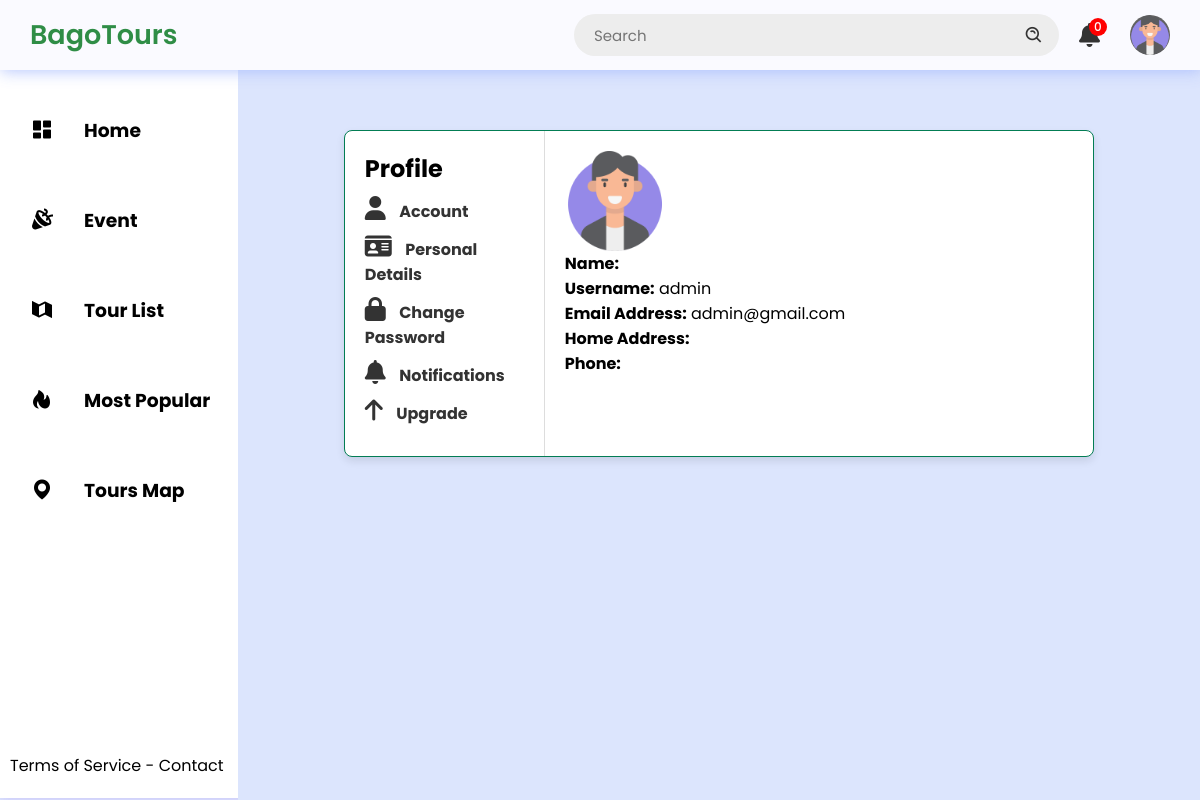
The app's page /manage-acc.php (signed in) with its own data.
### tables this page shows
CREATE TABLE `users` (
  `id` int(50) NOT NULL,
  `profile_picture` varchar(200) DEFAULT NULL,
  `name` varchar(100) NOT NULL,
  `username` varchar(200) DEFAULT NULL,
  `password` varchar(200) DEFAULT NULL,
  `email` varchar(200) DEFAULT NULL,
  `phone_number` varchar(50) DEFAULT NULL,
  `home_address` varchar(200) NOT NULL,
  `role` varchar(200) DEFAULT NULL,
  `device_id` varchar(255) NOT NULL,
  `date_created` timestamp NOT NULL DEFAULT current_timestamp()
);

### func/user_func.php (called while the page is built, shortened)
<?php
function getUserById($conn, $id)
{
    $stmt = $conn->prepare("SELECT * FROM users WHERE id = :id");
    $stmt->bindParam(":id", $id, PDO::PARAM_INT);
    $stmt->execute();
    return $stmt->fetch(PDO::FETCH_ASSOC);
}

### manage-acc.php (the view, shortened to what this page needs)
<?php
require_once 'func/user_func.php';
require_once 'include/db_conn.php';
$user_id = $_SESSION['user_id'] ?? 0;
$user = getUserById($conn, $user_id);
?>
<head>
    <link rel="stylesheet" href="user.css">
    <link rel="stylesheet" href="assets/css/login.css">
</head>
<body>
    <?php include('nav/topnav.php'); ?>
    <div class="main-container">
        <?php include('nav/sidenav.php'); ?>
        <div class="main">
            <div class="container">
                <div class="editUser">
                    <h2>Profile</h2>
                    <ul>
                        <li><a href="#" data-section="Account"><i class="fas fa-user"></i> Account</a></li>
                        <li><a href="#" data-section="personalDetails"><i class="fas fa-id-card"></i> Personal
                                Details</a></li>
                        <li><a href="#" data-section="changepassword"><i class="fas fa-lock"></i> Change Password</a>
                        </li>
                        <li><a href="#" data-section="notifications"><i class="fas fa-bell"></i> Notifications</a></li>
                        <li><a href="#" data-section="upgrade"><i class="fas fa-arrow-up"></i> Upgrade</a></li>
                    </ul>
                </div>
                <aside>
                    <div class="Account">
                        <?php if (!empty($user)) { ?>
                            <img src="upload/Profile Pictures/<?php echo htmlspecialchars($user['profile_picture'], ENT_QUOTES); ?>"
                                alt="Profile Preview" style="width:100px;">
                            <p><strong>Name:</strong> <?php echo htmlspecialchars($user['name'], ENT_QUOTES); ?></p>
                            <p><strong>Username:</strong> <?php echo htmlspecialchars($user['username'], ENT_QUOTES); ?></p>
                            <p><strong>Email Address:</strong> <?php echo htmlspecialchars($user['email'], ENT_QUOTES); ?>
                            </p>
                            <p><strong>Home Address:</strong>
                                <?php echo htmlspecialchars($user['home_address'], ENT_QUOTES); ?></p>
                            <p><strong>Phone:</strong> <?php echo htmlspecialchars($user['phone_number'], ENT_QUOTES); ?>
                            </p>
                        <?php } else { ?>
                            <p>You are not logged in.</p>
                        <?php } ?>
                    </div>
                </aside>
            </div>
        </div>
    </div>
</body>

### user.css (style rules this page uses)
* { margin: 0; padding: 0; box-sizing: border-box; font-family: "Poppins", sans-serif; }
body { background-color: var(--background-color4); max-width: 100%; overflow-x: hidden; }
.main-container { display: flex; width: 100vw; position: relative; top: 70px; z-index: 1; }
.main { height: calc(100vh - 70px); width: 100%; overflow-y: scroll; overflow-x: hidden; padding: 40px 30px 30px 30px; }
.main a { color: #333; text-decoration: none; }

### manage-acc.php (style rules this page uses)
.container { display: flex; justify-content: center; margin: 20px auto; max-width: 1200px; width: 750px; background: #fff; border: 1px solid #037d54; border-radius: 8px; box-shadow: 0 4px 8px rgba(0, 0, 0, 0.1); }
.editUser { flex: 1; max-width: 200px; padding: 20px; border-right: 1px solid #ddd; }
.editUser ul { padding: 0; list-style: none; }
.editUser ul li { margin: 10px 0; }
.editUser ul li a { color: #333; font-weight: bold; text-decoration: none; }
aside { flex: 3; padding: 20px; }
aside>div { display: none; }
.Account { display: block; }

### nav/sidenav.php (style rules this page uses)
i { font-size: 1.5rem; margin-right: 10px; transition: color 0.3s ease; }

### records on screen
users: profile_picture (placeholder picture), username "admin", email "admin@gmail.com"

### other values on screen
$notifCount "0"
